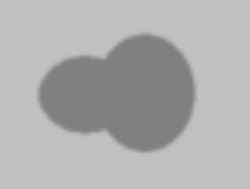
#> input picture 1.bmp, 250 x 189 px
$ python cv_chet.py
#> lines starting #> are read from the running program, lines starting #| are printed output that depends on the picture; after the words box and inside, x2 and y2 are one past the last pixel; in counts of white or black regions, pixels touching at a corner belong together
import sys
import numpy as np
import cv2
import matplotlib.pyplot as plt
import math
from pylab import*

#1、read the original picture
Image = cv2.imread('1.bmp',1)
#> Image is the input picture: shape (189, 250, 3); min 127, max 192, mean 174.3
image = cv2.cvtColor(Image,cv2.COLOR_BGR2GRAY)
img = np.array(image,dtype='float64')
plt.imshow(img,cmap = 'gray')
print(img.shape)
#| (189, 250)

#2、initialize the level set function
IniLSF = np.ones([img.shape[0],img.shape[1]],img.dtype)
IniLSF[40:80,40:80]=-1
IniLSF = -IniLSF
#imshow(IniLSF),show()


def CV(LSF,img,nu,mu,epison,step):

    Drc = (epison/math.pi)/(epison*epison+LSF*LSF)
#    Hea = 0.5*(1+(2/math.pi)*mat_math(LSF/epison,'atan'))
    Hea = 0.5*(1+(2/math.pi)*np.arctan(LSF/epison))
    Iy,Ix = np.gradient(LSF)##q4#
#    s = mat_math(Ix*Ix+Iy*Iy,"sqrt")
    s = np.sqrt(Ix*Ix+Iy*Iy)
    Nx = Ix/(s+0.000001)
    Ny = Iy/(s+0.000001)
    Mxx,Nxx = np.gradient(Nx)
    Nyy,Myy = np.gradient(Ny)
    cur = Nxx + Nyy

    Length = nu*Drc*cur

    Area = mu*Drc

    s1 = Hea*img
    s2 = (1-Hea)*img
    s3 = 1-Hea
    C1 = s1.sum()/Hea.sum()
    C2 = s2.sum()/s3.sum()

    CVterm = Drc*(-1*(img-C1)*(img-C1)+1*(img-C2)*(img-C2))
    LSF = LSF+step*(Length+Area+CVterm)
    return LSF
nu = 0.0001*255*255
mu = 1
num = 10
epison = 1
step = 0.1
LSF = IniLSF
for i in range(1,num):
    LSF = CV(LSF,img,nu,mu,epison,step)
    if i%9 == 0:
        plt.contour(LSF,[0],linewidths = 3.0,linestyles = 'dotted',colors='r')
#> this loop made 9 passes
#> (C1 in CV, C2 in CV) on passes 1 to 9: (173.9, 174.5), (164, 178.6), (135.9, 191.4), (134.9, 191.3), (134.4, 191.3), (134, 191.2), (133.8, 191.2), (133.6, 191.2), (133.4, 191.2)
#> pass 1, in CV, `Hea = 0.5*(1+(2/math.pi)*np.arctan(LSF/epison))`:
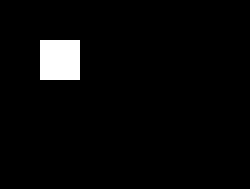
#> Hea: shape (189, 250) float64; values 0.25 (black) and 0.75 (white), 3.4% white; 1 white region, box (x1, y1, x2, y2) and area: (40, 40, 80, 80) 1600
#> pass 1, in CV, `Iy,Ix = np.gradient(LSF)##q4#`:
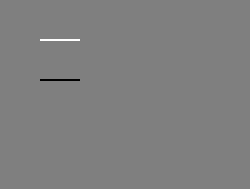
#> Iy: shape (189, 250) float64; min -1, max 1, mean 0; drawn with min black and max white
#> after the loop:
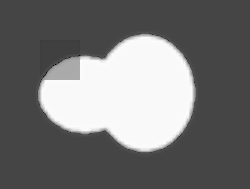
#> LSF: shape (189, 250) float64; min -35.45, max 41.42, mean -0.1; drawn with min black and max white
#    plt.draw()
plt.show()
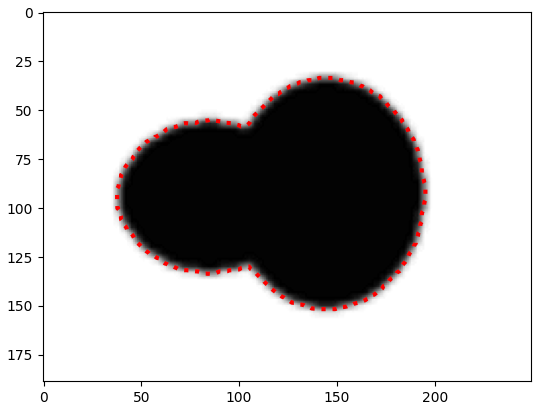
#> figure drawn by matplotlib, 1 panel
print("over")

#draw the initial contour
#Image = cv2.cvtColor(Image,cv2.COLOR_BGR2RGB)
#plt.figure(1),plt.imshow(Image),plt.xticks([]),plt.yticks([])#??q1?
#plt.contour(IniLSF,[0],color = 'b',linewidth=2)#??12?
#plt.draw()
#plt.show(block=False)#??q3?
#plt.pause(0.1)
